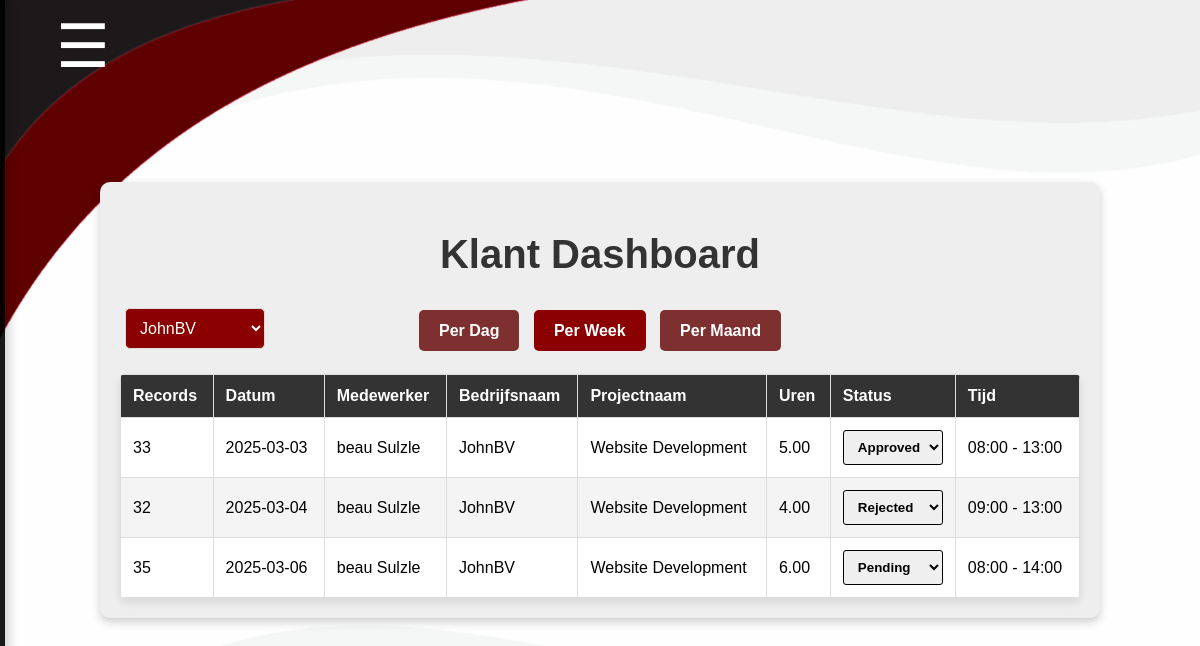
The app's page /klant-dashboard.php?filter=week&bedrijfsnaam=JohnBV (signed in) with its own data.
### tables this page shows
CREATE TABLE `hours` (
  `hours_id` int(11) NOT NULL,
  `user_id` int(11) NOT NULL DEFAULT 1,
  `project_id` int(11) NOT NULL,
  `date` date NOT NULL,
  `start_hours` time NOT NULL,
  `eind_hours` time NOT NULL,
  `hours` decimal(4,2) NOT NULL CHECK (`hours` between 0 and 24),
  `accord` enum('Pending','Approved','Rejected') NOT NULL DEFAULT 'Pending',
  `contract_hours` decimal(6,2) DEFAULT NULL,
  `beschrijving` varchar(255) DEFAULT NULL
);

CREATE TABLE `users` (
  `user_id` int(11) NOT NULL,
  `name` varchar(255) NOT NULL,
  `achternaam` varchar(255) NOT NULL,
  `email` varchar(255) NOT NULL,
  `telefoon` varchar(50) NOT NULL,
  `password` varchar(255) NOT NULL,
  `role` varchar(50) NOT NULL DEFAULT 'user'
);

CREATE TABLE `klant` (
  `klant_id` int(11) NOT NULL,
  `voornaam` varchar(255) NOT NULL,
  `achternaam` varchar(255) NOT NULL,
  `email` varchar(255) NOT NULL,
  `telefoon` varchar(50) NOT NULL,
  `bedrijfnaam` varchar(255) NOT NULL DEFAULT ''
);

CREATE TABLE `project` (
  `project_id` int(11) NOT NULL,
  `project_naam` varchar(255) NOT NULL,
  `klant_id` int(11) NOT NULL,
  `user_id` int(11) NOT NULL,
  `beschrijving` text NOT NULL
);

### klant-dashboard.php (the view, shortened to what this page needs)
<?php
$user_id = $_SESSION['user_id'];
include 'db/conn.php';
$filter = $_GET['filter'] ?? 'day';
$selectedBedrijfsnaam = $_GET['bedrijfsnaam'] ?? '';
$today = date('Y-m-d');
$start_date = $today;
$end_date = $today;
switch ($filter) {
    case 'week':
        $start_date = date('Y-m-d', strtotime('monday this week'));
        $end_date = date('Y-m-d', strtotime('sunday this week'));
        break;
}
$limit = 10;
$page = isset($_GET['page']) ? (int)$_GET['page'] : 1;
$page = max($page, 1);
$offset = ($page - 1) * $limit;
$sql = "
    SELECT h.hours_id, h.date, u.name, u.achternaam, h.hours, h.accord, h.start_hours, h.eind_hours,
           k.bedrijfnaam AS bedrijfsnaam, p.project_naam AS projectnaam
    FROM hours h
    JOIN users u ON h.user_id = u.user_id
    LEFT JOIN project p ON h.project_id = p.project_id
    LEFT JOIN klant k ON p.klant_id = k.klant_id
    WHERE h.user_id = :user_id AND h.date BETWEEN :start_date AND :end_date
";
if (!empty($selectedBedrijfsnaam)) {
    $sql .= " AND k.bedrijfnaam = :bedrijfsnaam";
}
$sql .= " ORDER BY h.date ASC LIMIT $limit OFFSET $offset";
$stmt = $pdo->prepare($sql);
$params = ['user_id' => $user_id, 'start_date' => $start_date, 'end_date' => $end_date];
if (!empty($selectedBedrijfsnaam)) {
    $params['bedrijfsnaam'] = $selectedBedrijfsnaam;
}
$stmt->execute($params);
$hoursData = $stmt->fetchAll(PDO::FETCH_ASSOC);
$sqlBedrijven = "SELECT DISTINCT bedrijfnaam FROM klant ORDER BY bedrijfnaam ASC";
$stmtBedrijven = $pdo->prepare($sqlBedrijven);
$stmtBedrijven->execute();
$bedrijven = $stmtBedrijven->fetchAll(PDO::FETCH_COLUMN);
?>
<!DOCTYPE html>
<html lang="nl">
<head>
    <link rel="stylesheet" href="css/gebruikers_uren.css">
</head>
<body>
<?php include 'sidebar.php'; ?>
<div class="container">
    <h1>Klant Dashboard</h1>
    <div class="filter-links">
        <a href="?filter=day&bedrijfsnaam=<?php echo urlencode($selectedBedrijfsnaam); ?>" class="<?php echo $filter === 'day' ? 'active' : ''; ?>">Per Dag</a>
        <a href="?filter=week&bedrijfsnaam=<?php echo urlencode($selectedBedrijfsnaam); ?>" class="<?php echo $filter === 'week' ? 'active' : ''; ?>">Per Week</a>
        <a href="?filter=month&bedrijfsnaam=<?php echo urlencode($selectedBedrijfsnaam); ?>" class="<?php echo $filter === 'month' ? 'active' : ''; ?>">Per Maand</a>
    </div>
    <div class="filters">
        <select id="bedrijfFilter" onchange="updateBedrijfFilter()">Filter
            <?php
            foreach ($bedrijven as $bedrijf) {
                $selected = ($bedrijf === $selectedBedrijfsnaam) ? 'selected' : '';
                echo "<option value='$bedrijf' $selected>$bedrijf</option>";
            }
            ?>
        </select>
    </div>
    <table id="urenTabel">
        <thead>
        <tr>
            <th>Records</th>
            <th>Datum</th>
            <th>Medewerker</th>
            <th>Bedrijfsnaam</th>
            <th>Projectnaam</th>
            <th>Uren</th>
            <th class='status-th'>Status</th>
            <th>Tijd</th>
        </tr>
        </thead>
        <tbody>
        <?php
        if (!empty($hoursData)) {
            foreach ($hoursData as $row) {
                echo "<tr>";
                echo "<td>" . htmlspecialchars($row['hours_id']) . "</td>";
                echo "<td>" . htmlspecialchars($row['date']) . "</td>";
                echo "<td>" . htmlspecialchars($row['name']) . " " . htmlspecialchars($row['achternaam']) . "</td>";
                echo "<td>" . htmlspecialchars($row['bedrijfsnaam'] ?? 'N/A') . "</td>";
                echo "<td>" . htmlspecialchars($row['projectnaam'] ?? 'N/A') . "</td>";
                echo "<td>" . htmlspecialchars($row['hours']) . "</td>";
                echo "<td>
                    <select class='status-dropdown' data-hours-id='" . $row['hours_id'] . "'>
                        <option class='option-tag' value='Pending' " . ($row['accord'] === 'Pending' ? 'selected' : '') . ">Pending</option>
                        <option class='option-tag' value='Approved' " . ($row['accord'] === 'Approved' ? 'selected' : '') . ">Approved</option>
                        <option class='option-tag' value='Rejected' " . ($row['accord'] === 'Rejected' ? 'selected' : '') . ">Rejected</option>
                    </select>
                    </td>";
                echo "<td>" . date('H:i', strtotime($row['start_hours'])) . " - " . date('H:i', strtotime($row['eind_hours'])) . "</td>";
                echo "</tr>";
            }
        }
        ?>
        </tbody>
    </table>
</div>
</body>
</html>

### css/gebruikers_uren.css (style rules this page uses)
body { font-family: Arial, sans-serif; margin: 0; padding: 0; background-image: url("../img/achtergrond.jpg"); background-size: cover; height: 100vh; display: flex; justify-content: center; align-items: center; }
.container { position: relative; width: 80%; max-width: 1200px; margin: 20px auto; padding: 20px; background-color: #EEEEEE; border-radius: 10px; box-shadow: 0px 4px 10px rgba(0, 0, 0, 0.2); }
h1 { text-align: center; color: #333; margin-top: 30px; font-size: 2.5em; }
.filter-links { text-align: center; position: absolute; left: 50%; transform: translateX(-50%); top: 140px; }
.filter-links a { padding: 12px 20px; margin: 5px; text-decoration: none; color: #fff; background-color: rgba(99, 1, 1, 0.8); border-radius: 5px; transition: background-color 0.3s; font-weight: bold; }
.filter-links a:hover, .filter-links a.active { background: #8b0000; }
.filters { margin-bottom: 20px; }
.filters select, .filters input, .filters button { padding: 10px; margin: 5px; border: 1px solid #ddd; border-radius: 5px; font-size: 16px; background-color: #8b0000; color: white; transition: background-color 0.3s, color 0.3s; }
.filters select { padding: 10px; margin: 5px; border: 1px solid #ddd; border-radius: 5px; font-size: 16px; background-color: #8b0000; color: white; transition: background-color 0.3s, color 0.3s; }
.filters select option { color: white; }
table { width: 100%; border-collapse: collapse; background: white; box-shadow: 0px 4px 8px rgba(0, 0, 0, 0.1); border-radius: 5px; overflow: hidden; margin-top: 20px; }
th, td { padding: 12px; border: 1px solid #ddd; text-align: left; }
th { background: #333; color: white; font-weight: bold; }
tr:nth-child(even) { background: #f4f4f4; }
select.status-dropdown { height: 35px; border-radius: 3px; font-weight: bold; padding-left: 10px; padding-right: 5px; border: solid 1px black; }
select.status-dropdown option { background-color: #fff; border-radius: 0; font-size: 14px; }
select.status-dropdown::after { content: ''; position: absolute; top: 50%; right: 10px; border: 6px solid transparent; pointer-events: none; transform: translateY(-50%); }
.status-th { width: 100px; }

### records on screen
hours: hours_id "33", date "2025-03-03", user.name "beau", user.achternaam "Sulzle", klant.bedrijfnaam "JohnBV", project.project_naam "Website Development", hours "5.00", accord+hours_id "Approved", start_hours "08:00", eind_hours "13:00"
hours: hours_id "32", date "2025-03-04", user.name "beau", user.achternaam "Sulzle", klant.bedrijfnaam "JohnBV", project.project_naam "Website Development", hours "4.00", accord+hours_id "Rejected", start_hours "09:00", eind_hours "13:00"
hours: hours_id "35", date "2025-03-06", user.name "beau", user.achternaam "Sulzle", klant.bedrijfnaam "JohnBV", project.project_naam "Website Development", hours "6.00", accord+hours_id "Pending", start_hours "08:00", eind_hours "14:00"

### other values on screen
form field value "JohnBV"
